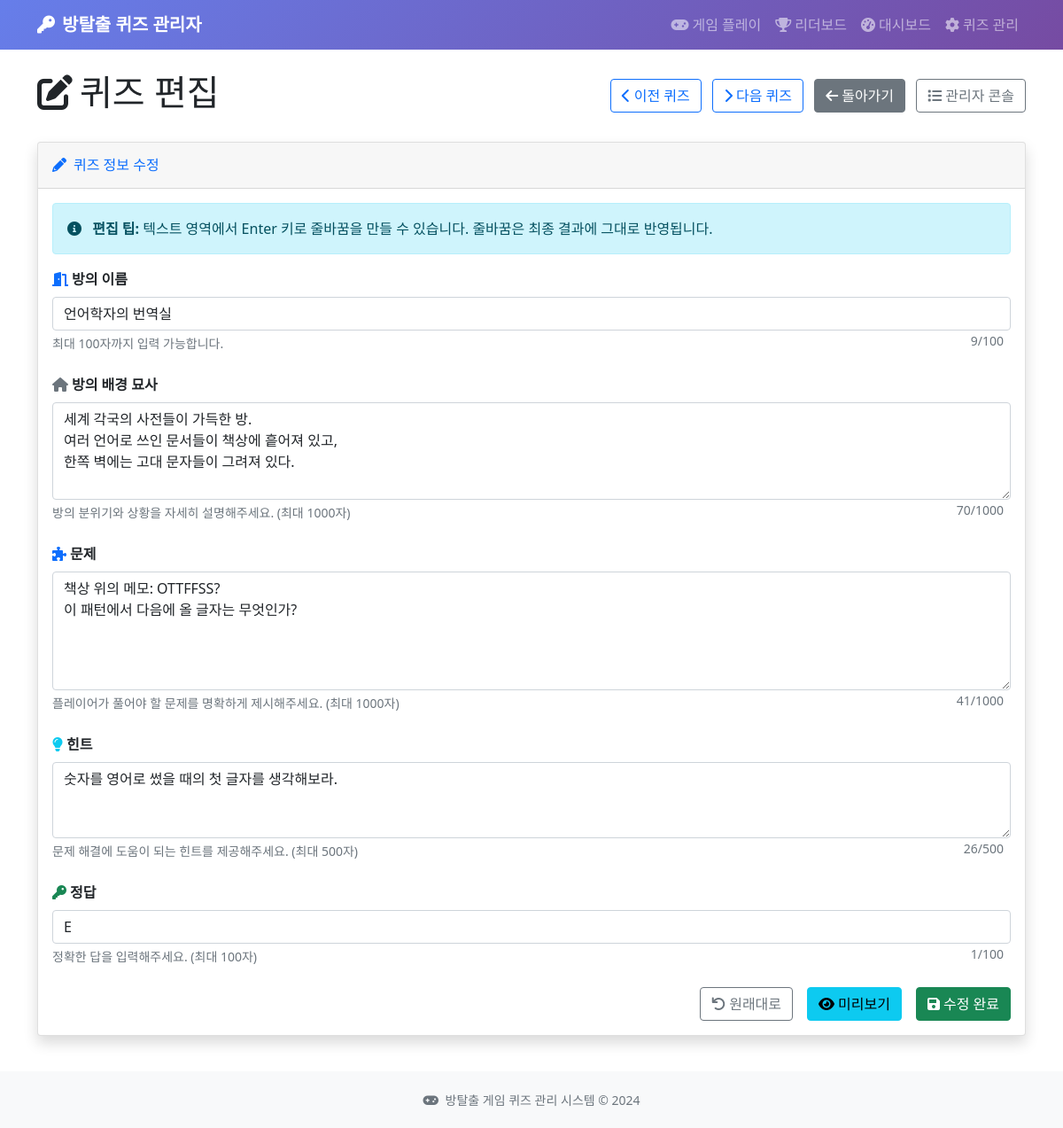
Page /quiz/86/edit on the committed database.
### tables this page shows
CREATE TABLE quizzes (
            id INTEGER PRIMARY KEY AUTOINCREMENT,
            room_name TEXT NOT NULL,
            background_description TEXT NOT NULL,
            question TEXT NOT NULL,
            hint TEXT NOT NULL,
            answer TEXT NOT NULL,
            created_at TIMESTAMP DEFAULT CURRENT_TIMESTAMP
        , image_path TEXT);

### app.py (the view)
@app.route('/quiz/<int:quiz_id>/edit')
def edit_quiz_page(quiz_id):
    quiz = database.get_quiz_by_id(quiz_id)
    if not quiz:
        flash('퀴즈를 찾을 수 없습니다.', 'error')
        return redirect(url_for('admin_console'))
    prev_quiz_id, next_quiz_id = database.get_next_prev_quiz_ids(quiz_id)
    return render_template('edit_quiz.html', quiz=quiz,
                         prev_quiz_id=prev_quiz_id, next_quiz_id=next_quiz_id)

### database.py (called while the page is built)
def get_quiz_by_id(quiz_id):
    conn = sqlite3.connect(DATABASE_NAME)
    cursor = conn.cursor()
    cursor.execute('''
        SELECT id, room_name, background_description, question, hint, answer, image_path, created_at
        FROM quizzes WHERE id = ?
    ''', (quiz_id,))
    quiz = cursor.fetchone()
    conn.close()
    return quiz

def get_next_prev_quiz_ids(current_quiz_id):
    conn = sqlite3.connect(DATABASE_NAME)
    cursor = conn.cursor()
    cursor.execute('SELECT id FROM quizzes ORDER BY created_at DESC')
    quiz_ids = [row[0] for row in cursor.fetchall()]
    conn.close()
    if current_quiz_id not in quiz_ids:
        return None, None
    current_index = quiz_ids.index(current_quiz_id)
    prev_quiz_id = quiz_ids[current_index - 1] if current_index > 0 else None
    next_quiz_id = quiz_ids[current_index + 1] if current_index < len(quiz_ids) - 1 else None
    return prev_quiz_id, next_quiz_id

### templates/edit_quiz.html (shortened to what this page needs)
{% extends "base.html" %}
{% block content %}
<div class="row">
    <div class="col-12">
        <div class="d-flex justify-content-between align-items-center mb-4">
            <h1>
                <i class="fas fa-edit me-2"></i>퀴즈 편집
            </h1>
            <div>
                {% if prev_quiz_id %}
                <a href="{{ url_for('edit_quiz_page', quiz_id=prev_quiz_id) }}" class="btn btn-outline-primary me-2">
                    <i class="fas fa-chevron-left me-1"></i>이전 퀴즈
                </a>
                {% endif %}
                {% if next_quiz_id %}
                <a href="{{ url_for('edit_quiz_page', quiz_id=next_quiz_id) }}" class="btn btn-outline-primary me-2">
                    <i class="fas fa-chevron-right me-1"></i>다음 퀴즈
                </a>
                {% endif %}
                <a href="{{ url_for('quiz_detail', quiz_id=quiz[0]) }}" class="btn btn-secondary me-2">
                    <i class="fas fa-arrow-left me-1"></i>돌아가기
                </a>
                <a href="{{ url_for('admin_console') }}" class="btn btn-outline-secondary">
                    <i class="fas fa-list me-1"></i>관리자 콘솔
                </a>
            </div>
        </div>
    </div>
</div>
<div class="row">
    <div class="col-12">
        <div class="card shadow">
            <div class="card-header py-3">
                <h6 class="m-0 font-weight-bold text-primary">
                    <i class="fas fa-pencil-alt me-2"></i>퀴즈 정보 수정
                </h6>
            </div>
            <div class="card-body">
                <div class="alert alert-info" role="alert">
                    <i class="fas fa-info-circle me-2"></i>
                    <strong>편집 팁:</strong> 텍스트 영역에서 Enter 키로 줄바꿈을 만들 수 있습니다.
                    줄바꿈은 최종 결과에 그대로 반영됩니다.
                </div>
                <form method="POST" action="{{ url_for('update_quiz_route', quiz_id=quiz[0]) }}">
                    <div class="mb-4">
                        <label for="room_name" class="form-label fw-bold">
                            <i class="fas fa-door-open me-1 text-primary"></i>방의 이름
                        </label>
                        <input type="text" class="form-control" id="room_name" name="room_name"
                               value="{{ quiz[1] }}" maxlength="100" required>
                        <div class="form-text">최대 100자까지 입력 가능합니다.</div>
                    </div>
                    <div class="mb-4">
                        <label for="background_description" class="form-label fw-bold">
                            <i class="fas fa-home me-1 text-muted"></i>방의 배경 묘사
                        </label>
                        <textarea class="form-control" id="background_description" name="background_description"
                                  rows="4" maxlength="1000" required>{{ quiz[2] }}</textarea>
                        <div class="form-text">방의 분위기와 상황을 자세히 설명해주세요. (최대 1000자)</div>
                    </div>
                    <div class="mb-4">
                        <label for="question" class="form-label fw-bold">
                            <i class="fas fa-puzzle-piece me-1 text-primary"></i>문제
                        </label>
                        <textarea class="form-control" id="question" name="question"
                                  rows="5" maxlength="1000" required>{{ quiz[3] }}</textarea>
                        <div class="form-text">플레이어가 풀어야 할 문제를 명확하게 제시해주세요. (최대 1000자)</div>
                    </div>
                    <div class="mb-4">
                        <label for="hint" class="form-label fw-bold">
                            <i class="fas fa-lightbulb me-1 text-info"></i>힌트
                        </label>
                        <textarea class="form-control" id="hint" name="hint"
                                  rows="3" maxlength="500" required>{{ quiz[4] }}</textarea>
                        <div class="form-text">문제 해결에 도움이 되는 힌트를 제공해주세요. (최대 500자)</div>
                    </div>
                    <div class="mb-4">
                        <label for="answer" class="form-label fw-bold">
                            <i class="fas fa-key me-1 text-success"></i>정답
                        </label>
                        <input type="text" class="form-control" id="answer" name="answer"
                               value="{{ quiz[5] }}" maxlength="100" required>
                        <div class="form-text">정확한 답을 입력해주세요. (최대 100자)</div>
                    </div>
                    <div class="d-grid gap-2 d-md-flex justify-content-md-end">
                        <button type="button" class="btn btn-outline-secondary me-md-2" onclick="resetForm()">
                            <i class="fas fa-undo me-1"></i>원래대로
                        </button>
                        <button type="button" class="btn btn-info me-md-2" onclick="previewChanges()">
                            <i class="fas fa-eye me-1"></i>미리보기
                        </button>
                        <button type="submit" class="btn btn-success" onclick="return confirm('퀴즈를 수정하시겠습니까?')">
                            <i class="fas fa-save me-1"></i>수정 완료
                        </button>
                    </div>
                </form>
            </div>
        </div>
    </div>
</div>
{% endblock %}

### rows in the picture
quizzes: room_name "언어학자의 번역실", background_description "세계 각국의 사전들이 가득한 방. 여러 언어로 쓰인 문서들이 책상에 흩어져 있고, 한쪽 벽에는 고대 문자들이 그려져 있다.", question "책상 위의 메모: OTTFFSS? 이 패턴에서 다음에 올 글자는 무엇인가?", hint "숫자를 영어로 썼을 때의 첫 글자를 생각해보라.", answer "E"
